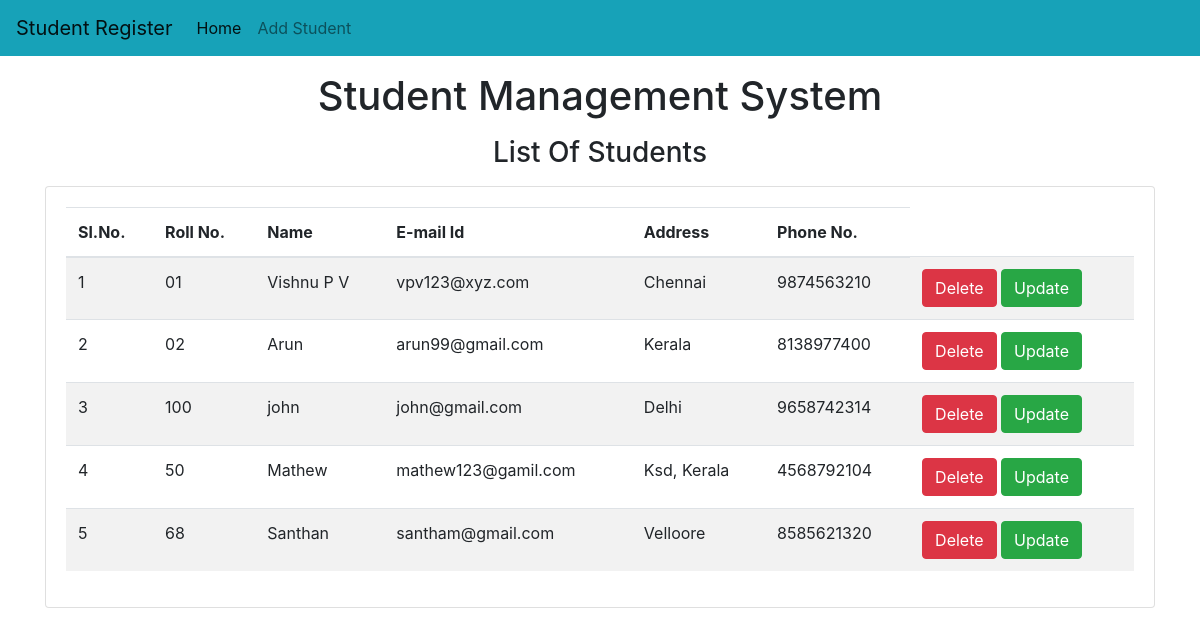
/std/, run on the app's committed database.
### std/models.py (models this page shows)
class Student(models.Model):
    roll = models.CharField(max_length=100)
    name = models.CharField(max_length=100)
    email = models.CharField(max_length=150)
    address = models.CharField(max_length=200)
    phone = models.CharField(max_length=10)

### std/views.py (the view)
# urls.py: path('',home),
def home(request):
    std = Student.objects.all()
    return render(request,'std/home.html',{'std':std})

### template/std/home.html (shortened to what this page needs)
<!doctype html>
<html lang="en">
  <head>
    <link rel="stylesheet" href="https://cdn.jsdelivr.net/npm/bootstrap@4.0.0/dist/css/bootstrap.min.css">
  </head>
  <body>
    {% include 'std/navbar.html'%}
    <h1 class="text-center my-3">Student Management System</h1>
    <h3 class="text-center my-3">List Of Students</h3>
    <div class="container">
      <div class="row">
        <div class="col-md-12">
          <div class="card">
            <div class="card-body">
              <table class="table table-striped">
                <thead>
                  <tr>
                    <th>Sl.No.</th>
                    <th>Roll No.</th>
                    <th>Name</th>
                    <th>E-mail Id</th>
                    <th>Address</th>
                    <th>Phone No.</th>
                  </tr>
                </thead>
                <tbody>
                  {% for s in std %}
                  <tr>
                    <td>{{forloop.counter}}</td>
                    <td>{{s.roll}}</td>
                    <td>{{s.name}}</td>
                    <td>{{s.email}}</td>
                    <td>{{s.address}}</td>
                    <td>{{s.phone}}</td>
                    <td>
                      <a href="/std/delete-std/{{s.id}}" class="btn btn-danger md-sm">Delete</a>
                      <a href="/std/update-std/{{s.id}}" class="btn btn-success md-sm">Update</a>
                    </td>
                  </tr>
                  {% endfor %}
                </tbody>
              </table>
            </div>
          </div>
        </div>
      </div>
    </div>
  </body>
</html>

### template/std/navbar.html (shortened to what this page needs)
<nav class="navbar navbar-expand-lg navbar-light bg-info">
    <a class="navbar-brand" href="/std/home/">Student Register</a>
    <div class="collapse navbar-collapse" id="navbarSupportedContent">
        <ul class="navbar-nav mr-auto">
            <li class="nav-item active">
                <a class="nav-link" href="/std/home/">Home <span class="sr-only">(current)</span></a>
            </li>
            <li class="nav-item">
                <a class="nav-link" href="/std/add-std/">Add Student</a>
            </li>
         </ul>
    </div>
</nav>

### data on the page
Student: roll "01", name "Vishnu P V", email "vpv123@xyz.com", address "Chennai", phone "9874563210"
Student: roll "02", name "Arun", email "arun99@gmail.com", address "Kerala", phone "8138977400"
Student: roll "100", name "john", email "john@gmail.com", address "Delhi", phone "9658742314"
Student: roll "50", name "Mathew", email "mathew123@gamil.com", address "Ksd, Kerala", phone "4568792104"
Student: roll "68", name "Santhan", email "santham@gmail.com", address "Velloore", phone "8585621320"
